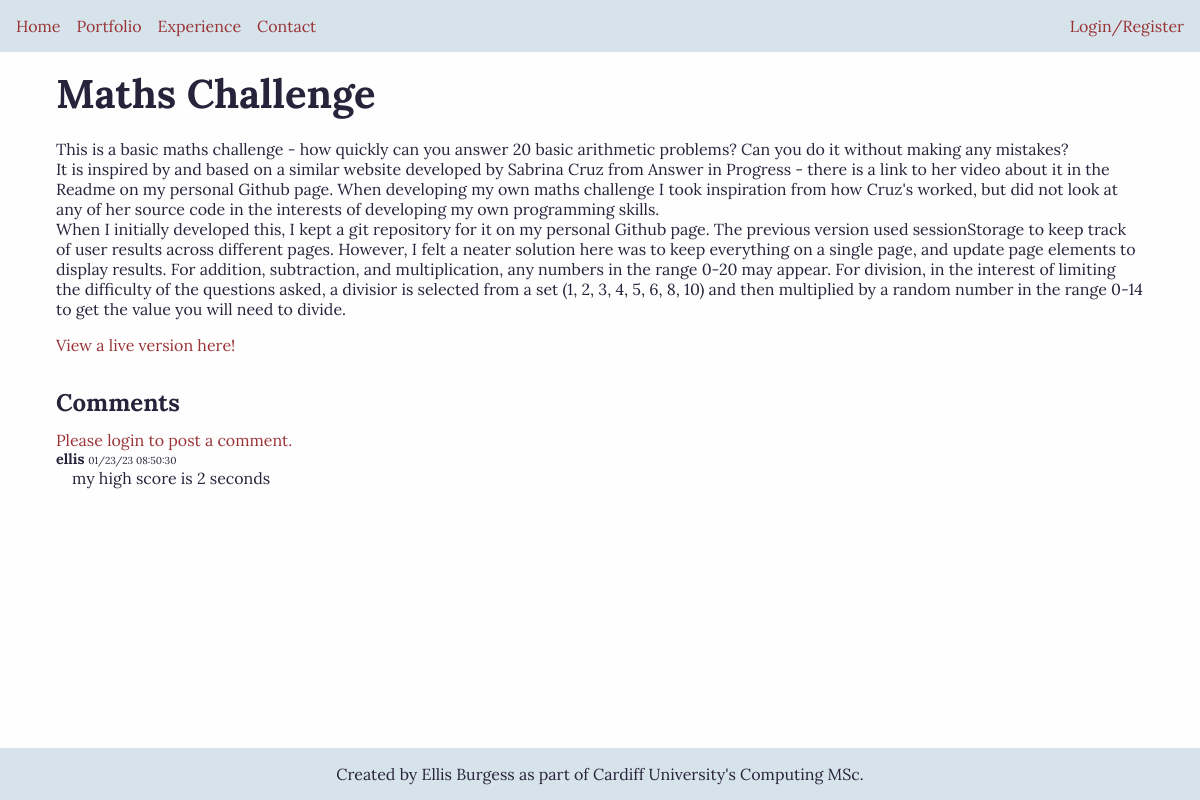
The app's page /portfolio/4 with its own data.
### blog/models.py (models this page shows, shortened)
class Portfolio(db.Model):
    id = db.Column(db.Integer, primary_key=True)
    title = db.Column(db.Text, nullable=False)
    path_name = db.Column(db.String(128), nullable=False, unique=True)
    short_description = db.Column(db.Text, nullable=False)
    description = db.Column(db.Text, nullable=False)
    comments = db.relationship('Comments', backref='portfolio', lazy=True)

class Comments(db.Model):
    id = db.Column(db.Integer, primary_key=True)
    portfolio_id = db.Column(db.Integer, db.ForeignKey('portfolio.id'), nullable=False)
    author = db.Column(db.String(15), db.ForeignKey('user.username'), nullable=False)
    date = db.Column(db.DateTime, nullable=False, default=datetime.utcnow)
    content = db.Column(db.Text, nullable=False)

### blog/routes/routes.py (the view)
@app.route('/portfolio/<int:portfolio_id>', methods=['GET', 'POST'])
def portfolio_item(portfolio_id):
    session['url'] = url_for('portfolio_item', portfolio_id=portfolio_id)
    comments = Comments.query.all()
    form = CommentForm()
    if form.validate_on_submit():
        new_comment = Comments(portfolio_id=portfolio_id, author=current_user.username, content=form.comment.data)
        db.session.add(new_comment)
        db.session.commit()
        return redirect(url_for('portfolio_item', portfolio_id = portfolio_id))
    portfolio_item = Portfolio.query.get_or_404(portfolio_id)
    return render_template('portfolio-item.html', title=portfolio_item.title, portfolio_item=portfolio_item, comments=comments, form=form, demo_url=f'/portfolio/{portfolio_item.id}/live-demo')

### blog/templates/portfolio-item.html
{% extends "layout.html" %}
{% from "macros.html" import display_comment %}
{% block content %}
    <section class="portfolio-details">
        <h1>{{ portfolio_item.title }}</h1>
        <pre>{{ portfolio_item.description }}</pre>
        <a href="{{ demo_url }}">View a live version here!</a>
    </section>
    <section class="comments">
        <h2>Comments</h2>
        {% if current_user.is_authenticated %}
        <h3>Add a comment</h3>
        <form method="POST", action="">
            {{ form.csrf_token }}
            {{ form.comment }}
            {{ form.submit }}
        </form>
        {% else %}
        <a href="{{ url_for('login') }}">Please login to post a comment.</a>
        {% endif %}
        {% for comment in comments %}
            {% if comment.portfolio_id == portfolio_item.id %}
                <article class="comment">
                    {{ display_comment(comment, current_user) }}
                </article>
            {% endif %}
        {% endfor %}
    </section>
{% endblock %}

### blog/templates/macros.html (shortened to what this page needs)
{% macro display_comment(comment, current_user) %}
    <p><strong>{{ comment.author }}</strong> <span class="comment-date">{{ display_date(comment.date) }} {{ display_time(comment.date) }}</span></p>
    <div>
    <p>{{ comment.content }}</p>
{% endmacro %}
{% macro display_date(date) %}
    {% set date_display = date.strftime("%x") %}
    {{ date_display }}
{% endmacro %}
{% macro display_time(date) %}
    {% set time_display = date.strftime("%X") %}
    {{ time_display }}
{% endmacro %}

### blog/static/style.css (style rules this page uses)
:root { --background-color: #fffeff; --text-color: #27233a; --alt-background-color: #d6e3eb; --alt-text: #993336; --focus-color: #90a959; }
* { margin: 0; padding: 0; box-sizing: border-box; color: var(--text-color); font-family: 'Lora', serif; }
body { min-height: 100vh; background-color: var(--background-color); display: grid; grid-template-rows: min-content auto min-content; }
a { color: var(--alt-text); text-decoration: none; }
h1 { font-size: 2.5em; margin-bottom: 0.5em; }
pre { word-wrap: break-word; white-space: pre-wrap; margin-bottom: 1em; }
.portfolio-details { margin-bottom: 2em; }
.comments > h2 { margin-bottom: 0.5em; }
.comment > p:first-of-type { font-size: 0.9em; }
.comment-date { font-size: 0.7em; }
.comment > div > p { margin-left: 1em; }
.comment > div { display: flex; flex-flow: row; gap: 1em; }

### records on screen
Portfolio: title "Maths Challenge", description "This is a basic maths challenge - how quickly can you answer 20 basic arithmetic problems? Can you do it without making any mistakes? It is inspired by and based on a similar website developed by Sabrina Cruz from Answer in Progress - there is a link to her video about it in the Readme on my personal Github page. When developing my own maths challenge I took inspiration from how Cruz's worked, but did not look at any of her source code in the interests of developing my own programming skills. When I initially developed this, I kept a git repository for it on my personal Github page. The previous version used sessionStorage to keep track of user results across different pages. However, I…"
Comments: author "ellis", date_display "01/23/23", time_display "08:50:30", content "my high score is 2 seconds"
